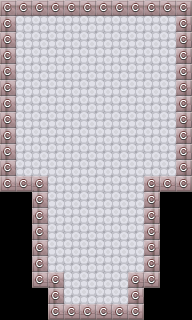

A 2D game scene composited from a Tiled map and its tileset images. What follows is a short description and the map's XML, with each tile layer's data collapsed to a summary:
An orthogonal 12x20 tile map with 16x16 px tiles, 2 tile layers (Tile Layer 1, Collisions), 3 tilesets.

<map version="1.0" orientation="orthogonal" width="12" height="20" tilewidth="16" tileheight="16">
 <tileset firstgid="1" name="grasssandtiles" tilewidth="16" tileheight="16">
  <image source="../../tilesets/grasssandtiles.png" width="192" height="48" />
 </tileset>
 <tileset firstgid="37" name="hgss_terrain&amp;paths" tilewidth="16" tileheight="16">
  <image source="../../tilesets/hgss_tileset_terrain_and_paths_by_thunderdove-d3bnn5w.png" width="336" height="160" />
 </tileset>
 <tileset firstgid="247" name="maptypetileset" tilewidth="16" tileheight="16">
  <image source="../../tilesets/maptypetileset.png" width="32" height="64" />
 </tileset>
 <layer name="Tile Layer 1" width="12" height="20">
  <data>[240 cells, 204 non-empty, 11 distinct tile ids]</data>
 </layer>
 <objectgroup name="Object Layer 1" width="12" height="20" />
 <layer name="Collisions" width="12" height="20">
  <data>[240 cells, 60 non-empty, 1 distinct tile ids]</data>
 </layer>
</map>
